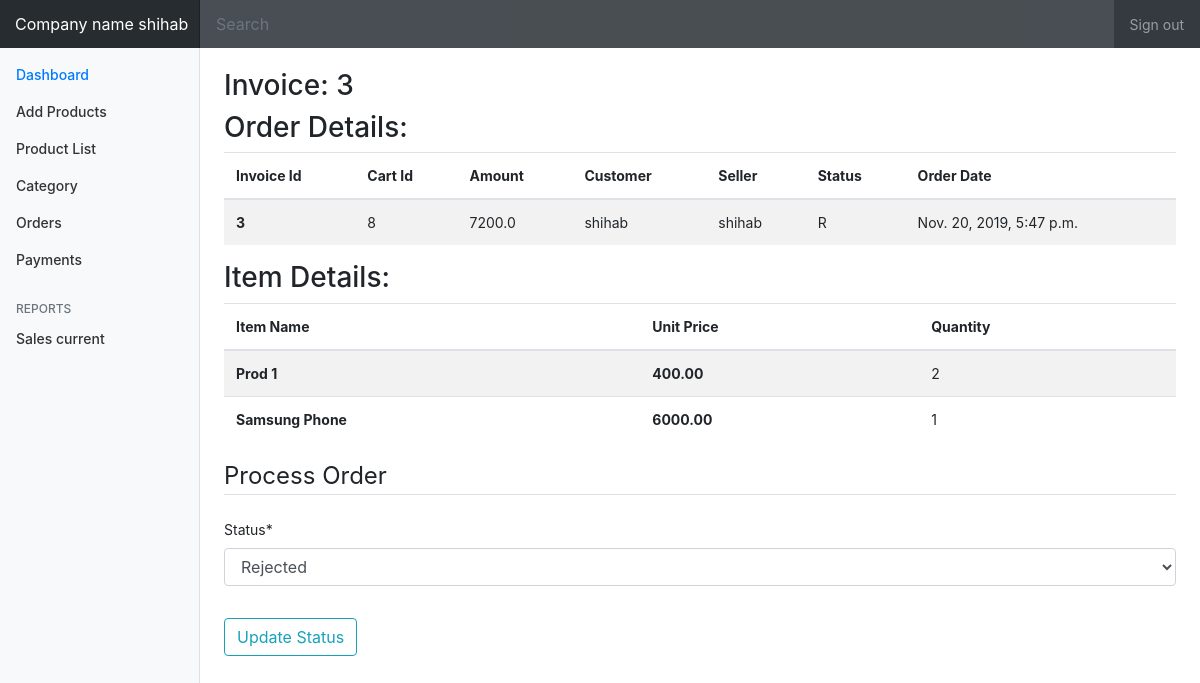
The page /order/3/process (signed in) on the database its author committed.
### accounts/models.py (models this page shows)
class User(AbstractUser):
    is_seller = models.BooleanField(default=False)
    is_customer = models.BooleanField(default=False)

### orders/models.py (models this page shows, shortened)
class OrderToSellers(models.Model):
    STATUS_CHOICES = (
        ('P', 'Pending'),
        ('A', 'Accepted'),
        ('R', 'Rejected'),
        ('S', 'Shipped'),
    )
    order = models.ForeignKey(Order, on_delete=models.CASCADE)
    customer = models.ForeignKey(settings.AUTH_USER_MODEL, on_delete=models.CASCADE, related_name='customer')
    seller = models.ForeignKey(User, on_delete=models.CASCADE)
    items_json = models.CharField(max_length=5000, null=True, blank=True)
    ordered_date = models.DateTimeField(auto_now_add=True)
    ordered = models.BooleanField(default=False)
    amount = models.FloatField()
    status = models.CharField(max_length=1, choices=STATUS_CHOICES)

class Order(models.Model):
    user = models.ForeignKey(settings.AUTH_USER_MODEL, on_delete=models.CASCADE)
    items = models.ManyToManyField(OrderItem)
    start_date = models.DateTimeField(auto_now_add=True)
    ordered_date = models.DateTimeField()
    ordered = models.BooleanField(default=False)
    billing_address = models.ForeignKey(
        'BillingAddress', on_delete=models.SET_NULL, blank=True, null=True)
    payment = models.ForeignKey(
        'Payment', on_delete=models.SET_NULL, blank=True, null=True)

class OrderItem(models.Model):
    user = models.ForeignKey(settings.AUTH_USER_MODEL, on_delete=models.CASCADE)
    item = models.ForeignKey(Product, on_delete=models.CASCADE)
    quantity = models.IntegerField(default=1)
    ordered = models.BooleanField(default=False)

### store/models.py (models this page shows, shortened)
class Product(models.Model):
    name = models.CharField(max_length=50)
    category = models.ForeignKey(Category, on_delete=models.CASCADE,  null=True)
    price = models.DecimalField(max_digits=10, decimal_places=2, blank= True)
    description = models.CharField(max_length=300)
    publish_date = models.DateField()
    image = models.ImageField(upload_to='store/product_images', default="")
    seller = models.ForeignKey(User, on_delete=models.CASCADE)
    likes = models.ManyToManyField(settings.AUTH_USER_MODEL, related_name="likes", blank=True)

### orders/views.py (the view, shortened to what this page needs)
# urls.py: path('<int:pk>/process', views.OrderUpdateView.as_view(), name='process-order'),
@method_decorator([login_required, seller_required], name='dispatch')
class OrderUpdateView(UpdateView):
    model = OrderToSellers
    fields = ['status']
    context_object_name = 'order_to_seller'
    template_name = 'orders/order_dashboard/order_update.html'
    def get_context_data(self, **kwargs):
        kwargs['accounts'] = self.request.user
        this_order = OrderToSellers.objects.get(id=self.kwargs['pk'])
        cart_id = this_order.order.id
        order = Order.objects.get(id=cart_id)
        items = order.items.filter(item__seller=self.request.user)
        kwargs['order_items'] = items
        return super().get_context_data(**kwargs)

### orders/templates/orders/order_dashboard/order_update.html (shortened to what this page needs)
{% extends 'dashboard/dashboard.html' %}
{% load crispy_forms_tags %}
{% block main%}
    <br>
    <h3 class="media-middle">Invoice: {{ order_to_seller.id}} </h3>
    <div class="content-section">
        <h3> Order Details: </h3>
        <table  class="table table-striped">
            <thead>
                 <tr>
                    <th scope="col">Invoice Id</th>
                    <th scope="col">Cart Id</th>
                    <th scope="col">Amount</th>
                    <th scope="col">Customer</th>
                    <th scope="col">Seller</th>
                    <th scope="col">Status</th>
                    <th scope="col">Order Date</th>
                </tr>
            </thead>
            <tbody>
                 <tr>
                    <th scope="row">{{ order_to_seller.id}}</th>
                    <td>{{ order_to_seller.order.id }}</td>
                    <td>{{ order_to_seller.amount }}</td>
                    <td>{{ order_to_seller.customer }}</td>
                    <td>{{ order_to_seller.seller }}</td>
                    <td>{{ order_to_seller.status }}</td>
                    <td>{{ order_to_seller.ordered_date }}</td>
                 </tr>
            </tbody>
        </table>
        <h3> Item Details: </h3>
        <table  class="table table-striped">
            <thead>
                 <tr>
                    <th scope="col">Item Name</th>
                     <th scope="col">Unit Price</th>
                    <th scope="col">Quantity</th>
                </tr>
            </thead>
            <tbody>
               {% for item in order_items %}
                 <tr>
                    <th scope="row">{{ item.item.name}}</th>
                     <th scope="row">{{ item.item.price}}</th>
                    <td>{{ item.quantity }}</td>
                 </tr>
                {% endfor %}
            </tbody>
        </table>
        <form method="POST" enctype="multipart/form-data">
            <fieldset class="form-group">
                <legend class="border-bottom mb-4">Process Order </legend>
                {{ form|crispy }}
            </fieldset>
            <div class="form-group">
                <button class="btn btn-outline-info" type="submit" onclick="submit()">Update Status </button>
            </div>
        </form>
    </div>
{% endblock %}

### store/templates/dashboard/dashboard.html (shortened to what this page needs)
{% load static %}
{% load crispy_forms_tags %}
<!DOCTYPE html>
<html>
    <head>
        <link rel="stylesheet" href="https://maxcdn.bootstrapcdn.com/bootstrap/4.0.0/css/bootstrap.min.css">
        <link rel="stylesheet" type="text/css" href="{% static 'accounts/main.css' %}">
        <link rel="stylesheet" type="text/css" href="{% static 'accounts/seller_dashboard_navbars.css' %}">
    </head>
    <body>
        <nav class="navbar navbar-dark fixed-top bg-dark flex-md-nowrap p-0 shadow">
            <a class="navbar-brand col-sm-3 col-md-2 mr-0" href="#">Company name {{ accounts.username}} </a>
            <input class="form-control form-control-dark w-100" type="text" placeholder="Search" aria-label="Search">
            <ul class="navbar-nav px-3">
                <li class="nav-item text-nowrap">
                <a class="nav-link" href="{% url 'logout' %}">Sign out</a>
                </li>
            </ul>
        </nav>
<div class="container-fluid">
  <div class="row">
    <nav class="col-md-2 d-none d-md-block bg-light sidebar">
      <div class="sidebar-sticky">
        <ul class="nav flex-column">
          <li class="nav-item">
            <a class="nav-link active" href="{% url 'dashboard' accounts.username %}">
              Dashboard <span class="sr-only">(current)</span>
            </a>
          </li>
          <li class="nav-item">
            <a class="nav-link" href="{% url 'add-product' %}">
              Add Products
            </a>
          </li>
          <li class="nav-item">
            <a class="nav-link" href="{% url 'product_list'%}">
              Product List
            </a>
          </li>
            <li class="nav-item">
            <a class="nav-link" href="{% url 'category_list' %}">
               Category
            </a>
          </li>
          <li class="nav-item">
            <a class="nav-link" href="{% url 'order-list' %}">
              Orders
            </a>
          </li>
          <li class="nav-item">
            <a class="nav-link" href="#">
              Payments
            </a>
          </li>
        </ul>
        <h6 class="sidebar-heading d-flex justify-content-between align-items-center px-3 mt-4 mb-1 text-muted">
          <span> Reports</span>
        </h6>
        <ul class="nav flex-column mb-2">
          <li class="nav-item">
            <a class="nav-link" href="#">
              Sales current
            </a>
          </li>
        </ul>
      </div>
    </nav>
    <main role="main" class="col-md-9 ml-sm-auto col-lg-10 px-4">
    {% block main %}
    {% endblock %}
    </main>
  </div>
</div>
    </body>
</html>

### accounts/static/accounts/seller_dashboard_navbars.css (style rules this page uses)
body { font-size: .875rem; }
.sidebar { position: fixed; top: 0; bottom: 0; left: 0; z-index: 100; padding: 48px 0 0; box-shadow: inset -1px 0 0 rgba(0, 0, 0, .1); }
.sidebar-sticky { position: relative; top: 0; height: calc(100vh - 48px); padding-top: .5rem; overflow-x: hidden; overflow-y: auto; }
.sidebar .nav-link { font-weight: 500; color: #333; }
.sidebar .nav-link.active { color: #007bff; }
.sidebar-heading { font-size: .75rem; text-transform: uppercase; }
[role="main"] { padding-top: 133px; }
@media (min-width: 768px) { [role="main"] { padding-top: 48px; } }
.navbar-brand { padding-top: .75rem; padding-bottom: .75rem; font-size: 1rem; background-color: rgba(0, 0, 0, .25); box-shadow: inset -1px 0 0 rgba(0, 0, 0, .25); }
.navbar .form-control { padding: .75rem 1rem; border-width: 0; border-radius: 0; }
.form-control-dark { color: #fff; background-color: rgba(255, 255, 255, .1); border-color: rgba(255, 255, 255, .1); }

### rows shown on the page
User: username "shihab"
OrderToSellers: id "3", order.id "8", amount "7200.0", customer "shihab", seller "shihab", status "R", ordered_date "Nov. 20, 2019, 5:47 p.m.", status "Rejected"
OrderItem: item.name "Prod 1", item.price "400.00", quantity "2"
OrderItem: item.name "Samsung Phone", item.price "6000.00", quantity "1"
